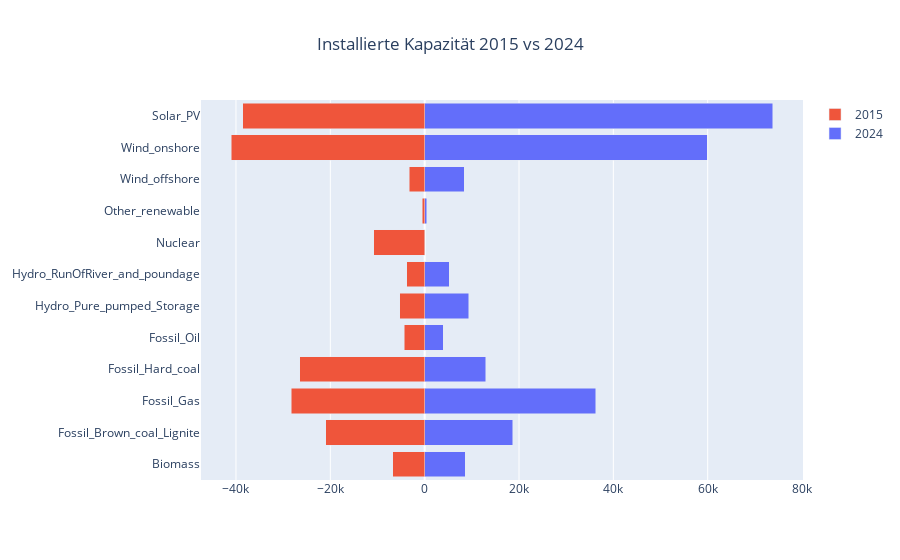

Notebook source saved alongside this figure:
### Markdown cell above
# 3. Installierte Gesamtkapazität 2024
NGC Data from:\
https://www.entsoe.eu/data/power-stats/

### Code cell
import pandas as pd
import numpy as np
import matplotlib.pyplot as plt
import plotly.graph_objects as go

# Read the dataset
df = pd.read_csv('Data/NGC.csv')

# Filter the data for the years 2015 and 2024
df_2015 = df[df['Year'] == 2015]
df_2024 = df[df['Year'] == 2024]

# Extracting categories and provided values for men and women
categories = df['Category'].unique()
values_2015 = df_2015['ProvidedValue'].values
values_2024 = df_2024['ProvidedValue'].values

# Creating the Plotly figure
y = list(range(len(categories)))
fig = go.Figure(data=[
    go.Bar(y=y, x=values_2024, orientation='h', name="2024", base=0),
    go.Bar(y=y, x=-values_2015, orientation='h', name="2015", base=0)
])

# Updating layout
fig.update_layout(
    barmode='stack',
    title={'text': "Installierte Kapazität 2015 vs 2024",
           'x': 0.5,
           'xanchor': 'center'
           }
)
fig.update_yaxes(
    ticktext=categories,
    tickvals=y
)

# Show the figure
fig.show()

### Figure 1 — Plotly figure (JSON) as saved in the notebook; plotly's stock layout.template omitted (floating-point values rounded to 4 significant figures)
{"data": [{"base": 0, "name": "2024", "orientation": "h", "type": "bar", "x": [8642.0, 18640.0, 36230.0, 12970.0, 3966.0, 9350, 5227.0, 0, 414.4, 8386.0, 59920.0, 73820.0], "y": [0, 1, 2, 3, 4, 5, 6, 7, 8, 9, 10, 11]}, {"base": 0, "name": "2015", "orientation": "h", "type": "bar", "x": [-6804.0, -20929, -28330.0, -26480.0, -4281.0, -5282.0, -3811.0, -10793, -511.7, -3283.0, -41030.0, -38520.0], "y": [0, 1, 2, 3, 4, 5, 6, 7, 8, 9, 10, 11]}], "layout": {"barmode": "stack", "title": {"text": "Installierte Kapazität 2015 vs 2024", "x": 0.5, "xanchor": "center"}, "yaxis": {"ticktext": ["Biomass", "Fossil_Brown_coal_Lignite", "Fossil_Gas", "Fossil_Hard_coal", "Fossil_Oil", "Hydro_Pure_pumped_Storage", "Hydro_RunOfRiver_and_poundage", "Nuclear", "Other_renewable", "Wind_offshore", "Wind_onshore", "Solar_PV"], "tickvals": [0, 1, 2, 3, 4, 5, 6, 7, 8, 9, 10, 11]}}}
